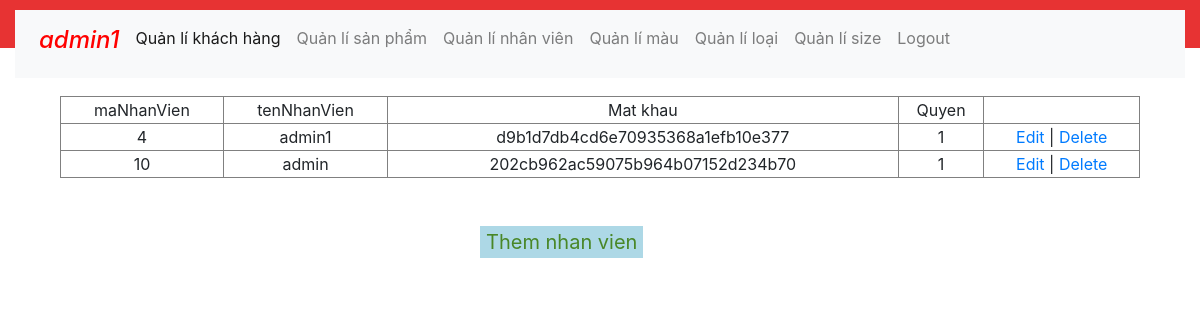
The page /admin/index.php?quanly=ql_nhanvien (signed in) on the database its author committed.
### tables this page shows
CREATE TABLE `nhanvien` (
  `maNhanVien` int(11) NOT NULL,
  `tenNhanVien` varchar(30) NOT NULL,
  `matKhau` varchar(100) NOT NULL,
  `quyen` int(2) NOT NULL
);

### admin/index.php (called while the page is built, shortened)
<?php
 include('includes/header.php'); ?>
<?php
	include('functions/config.php');
?>
<?php include('includes/footer.php') ?>

### admin/functions/ql_nhanvien.php (the view, shortened to what this page needs)
<div class="row">
	<div class="col-12">
		<?php
			$sql1 = "select * from nhanvien";
			$query1 = mysqli_query($con, $sql1);
				?>
		 <table border="1" style="text-align: center;width: 90%; margin-left:5%">
		 	<tr>
		 		<td>maNhanVien</td>
		 		<td>tenNhanVien</td>
		 		<td>Mat khau</td>
		 		<td>Quyen</td>
		 		<td></td>
		 	</tr>
		 	<?php
		 		while($data = mysqli_fetch_array($query1))
		 		{
		 			echo '<tr>
		 				<td>'.$data["maNhanVien"].'</td>
		 				<td>'.$data["tenNhanVien"].'</td>
		 				<td>'.$data["matKhau"].'</td>
		 				<td>'.$data["quyen"].'</td>
		 				<td><a href="index.php?sua=edit_nhanvien&id='.$data["maNhanVien"].'">Edit</a> | <a href="index.php?quanly=ql_nhanvien&id_delete='.$data["maNhanVien"].'">Delete</a> </td>
		 			</tr>';
		 		}
		 	 ?>
		 </table>
		 <br/><br/>
		 <a href="index.php?them=add_nhanvien"><button class="btnThem">Them nhan vien</button></a>
	</div>
</div>

### admin/css/style.css (style rules this page uses)
.btnThem { background-color: lightblue; margin-left: 40%;color:#498727;border:0; font-size: 20px }

### rows shown on the page
nhanvien: maNhanVien "4", tenNhanVien "admin1", matKhau "d9b1d7db4cd6e70935368a1efb10e377", quyen "1"
nhanvien: maNhanVien "10", tenNhanVien "admin", matKhau "202cb962ac59075b964b07152d234b70", quyen "1"

### other values the page prints
$_SESSION["nv"]["tenNhanVien"] "admin1"
